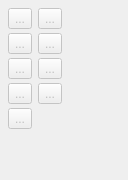
             <widget class="QWidget" name="operations_Page">
              <property name="geometry">
               <rect>
                <x>0</x>
                <y>0</y>
                <width>128</width>
                <height>180</height>
               </rect>
              </property>
              <property name="toolTip">
               <string>Tools for performing operations on objects</string>
              </property>
              <attribute name="icon">
               <iconset resource="share/resources/toolicon.qrc">
                <normaloff>:/toolicon/32x32/operations_toolbox.png</normaloff>:/toolicon/32x32/operations_toolbox.png</iconset>
              </attribute>
              <attribute name="label">
               <string>Operations</string>
              </attribute>
              <attribute name="toolTip">
               <string>Operations</string>
              </attribute>
              <layout class="QFormLayout" name="formLayout_13">
               <property name="verticalSpacing">
                <number>4</number>
               </property>
               <property name="leftMargin">
                <number>8</number>
               </property>
               <property name="topMargin">
                <number>8</number>
               </property>
               <property name="rightMargin">
                <number>8</number>
               </property>
               <property name="bottomMargin">
                <number>8</number>
               </property>
               <item row="0" column="0">
                <widget class="QToolButton" name="group_ToolButton">
                 <property name="enabled">
                  <bool>false</bool>
                 </property>
                 <property name="toolTip">
                  <string>Add Objects to Group (G)</string>
                 </property>
                 <property name="text">
                  <string notr="true">...</string>
                 </property>
                 <property name="icon">
                  <iconset resource="share/resources/toolicon.qrc">
                   <normaloff>:/toolicon/32x32/group.png</normaloff>:/toolicon/32x32/group.png</iconset>
                 </property>
                 <property name="iconSize">
                  <size>
                   <width>32</width>
                   <height>32</height>
                  </size>
                 </property>
                 <property name="checkable">
                  <bool>true</bool>
                 </property>
                </widget>
               </item>
               <item row="0" column="1">
                <widget class="QToolButton" name="rotation_ToolButton">
                 <property name="enabled">
                  <bool>false</bool>
                 </property>
                 <property name="toolTip">
                  <string>Rotate Selected Objects (R)</string>
                 </property>
                 <property name="text">
                  <string notr="true">...</string>
                 </property>
                 <property name="icon">
                  <iconset resource="share/resources/toolicon.qrc">
                   <normaloff>:/toolicon/32x32/rotation.png</normaloff>:/toolicon/32x32/rotation.png</iconset>
                 </property>
                 <property name="iconSize">
                  <size>
                   <width>32</width>
                   <height>32</height>
                  </size>
                 </property>
                 <property name="checkable">
                  <bool>true</bool>
                 </property>
                </widget>
               </item>
               <item row="1" column="0">
                <widget class="QToolButton" name="mirrorByLine_ToolButton">
                 <property name="enabled">
                  <bool>false</bool>
                 </property>
                 <property name="toolTip">
                  <string>Mirror Objects by Line (M, L)</string>
                 </property>
                 <property name="text">
                  <string notr="true">...</string>
                 </property>
                 <property name="icon">
                  <iconset resource="share/resources/toolicon.qrc">
                   <normaloff>:/toolicon/32x32/mirror_by_line.png</normaloff>:/toolicon/32x32/mirror_by_line.png</iconset>
                 </property>
                 <property name="iconSize">
                  <size>
                   <width>32</width>
                   <height>32</height>
                  </size>
                 </property>
                 <property name="checkable">
                  <bool>true</bool>
                 </property>
                </widget>
               </item>
               <item row="1" column="1">
                <widget class="QToolButton" name="mirrorByAxis_ToolButton">
                 <property name="enabled">
                  <bool>false</bool>
                 </property>
                 <property name="toolTip">
                  <string>Mirror Objects by Axis (M, A)</string>
                 </property>
                 <property name="text">
                  <string notr="true">...</string>
                 </property>
                 <property name="icon">
                  <iconset resource="share/resources/toolicon.qrc">
                   <normaloff>:/toolicon/32x32/mirror_by_axis.png</normaloff>:/toolicon/32x32/mirror_by_axis.png</iconset>
                 </property>
                 <property name="iconSize">
                  <size>
                   <width>32</width>
                   <height>32</height>
                  </size>
                 </property>
                 <property name="checkable">
                  <bool>true</bool>
                 </property>
                </widget>
               </item>
               <item row="2" column="0">
                <widget class="QToolButton" name="move_ToolButton">
                 <property name="enabled">
                  <bool>false</bool>
                 </property>
                 <property name="toolTip">
                  <string>Move Objects (Alt+M)</string>
                 </property>
                 <property name="text">
                  <string notr="true">...</string>
                 </property>
                 <property name="icon">
                  <iconset resource="share/resources/toolicon.qrc">
                   <normaloff>:/toolicon/32x32/move.png</normaloff>:/toolicon/32x32/move.png</iconset>
                 </property>
                 <property name="iconSize">
                  <size>
                   <width>32</width>
                   <height>32</height>
                  </size>
                 </property>
                 <property name="checkable">
                  <bool>true</bool>
                 </property>
                </widget>
               </item>
               <item row="2" column="1">
                <widget class="QToolButton" name="trueDarts_ToolButton">
                 <property name="enabled">
                  <bool>false</bool>
                 </property>
                 <property name="toolTip">
                  <string>True Darts (T, D)</string>
                 </property>
                 <property name="text">
                  <string notr="true">...</string>
                 </property>
                 <property name="icon">
                  <iconset resource="share/resources/toolicon.qrc">
                   <normaloff>:/toolicon/32x32/true_darts.png</normaloff>:/toolicon/32x32/true_darts.png</iconset>
                 </property>
                 <property name="iconSize">
                  <size>
                   <width>32</width>
                   <height>32</height>
                  </size>
                 </property>
                 <property name="checkable">
                  <bool>true</bool>
                 </property>
                </widget>
               </item>
               <item row="3" column="0">
                <widget class="QToolButton" name="exportDraftBlocks_ToolButton">
                 <property name="enabled">
                  <bool>false</bool>
                 </property>
                 <property name="toolTip">
                  <string>Export Draft Blocks (E, D)</string>
                 </property>
                 <property name="text">
                  <string notr="true">...</string>
                 </property>
                 <property name="icon">
                  <iconset resource="share/resources/toolicon.qrc">
                   <normaloff>:/toolicon/32x32/export.png</normaloff>:/toolicon/32x32/export.png</iconset>
                 </property>
                 <property name="iconSize">
                  <size>
                   <width>32</width>
                   <height>32</height>
                  </size>
                 </property>
                 <property name="checkable">
                  <bool>true</bool>
                 </property>
                </widget>
               </item>
               <item row="3" column="1">
                <widget class="QToolButton" name="scale_ToolButton">
                 <property name="enabled">
                  <bool>false</bool>
                 </property>
                 <property name="toolTip">
                  <string>Scale Selected Objects (S, C)</string>
                 </property>
                 <property name="text">
                  <string notr="true">...</string>
                 </property>
                 <property name="icon">
                  <iconset resource="share/resources/toolicon.qrc">
                   <normaloff>:/toolicon/32x32/scale.png</normaloff>:/toolicon/32x32/scale.png</iconset>
                 </property>
                 <property name="iconSize">
                  <size>
                   <width>32</width>
                   <height>32</height>
                  </size>
                 </property>
                 <property name="checkable">
                  <bool>true</bool>
                 </property>
                </widget>
               </item>
               <item row="4" column="0">
                <widget class="QToolButton" name="align_ToolButton">
                 <property name="enabled">
                  <bool>false</bool>
                 </property>
                 <property name="toolTip">
                  <string>Align Selected Objects to a Point and a Line (A, G)</string>
                 </property>
                 <property name="text">
                  <string notr="true">...</string>
                 </property>
                 <property name="icon">
                  <iconset resource="share/resources/toolicon.qrc">
                   <normaloff>:/toolicon/32x32/align.png</normaloff>:/toolicon/32x32/align.png</iconset>
                 </property>
                 <property name="iconSize">
                  <size>
                   <width>32</width>
                   <height>32</height>
                  </size>
                 </property>
                 <property name="checkable">
                  <bool>true</bool>
                 </property>
                </widget>
               </item>
              </layout>
             </widget>
